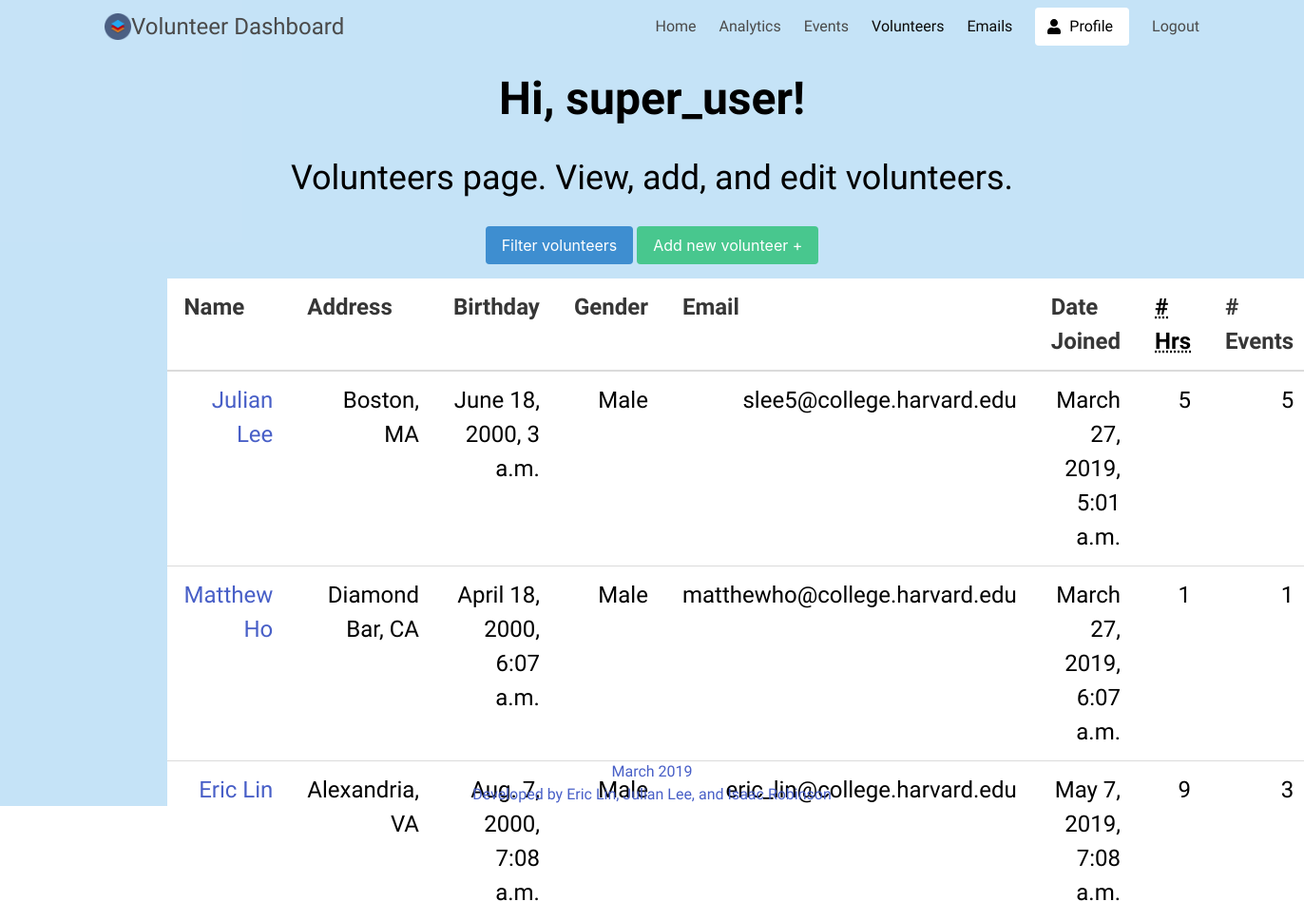
/volunteers/volunteers/ (signed in), run on the app's committed database.
### users/models.py (models this page shows, shortened)
class CustomUser(AbstractUser):
    first_name = models.CharField(max_length=30)
    last_name = models.CharField(max_length=30)
    REQUIRED_FIELDS = ['first_name', 'last_name', 'email']

### volunteers/models.py (models this page shows, shortened)
class Volunteer(models.Model):		# To store volunteers
	name = models.CharField(max_length=256)
	address = models.CharField(max_length=256)
	birthday = models.DateTimeField(default=timezone.now)	# default is today
	gender = models.CharField(max_length=16)
	email = models.EmailField()
	date_joined = models.DateTimeField(default=timezone.now)  # keeps track of when they joined
	num_hours = models.IntegerField(default=0)
	num_events = models.IntegerField(default=0)

### volunteers/views.py (the view)
# urls.py: path('volunteers/', views.index, name='volunteers'),		# path for volunteer view
def index(request):
	if request.method == "GET":
		volunteers = Volunteer.objects.values()
		context = {
			'volunteers': volunteers,
		}
		return render(request, 'volunteers.html', context)
	elif request.method == "POST":
		print("POST request volunteer")

### templates/volunteers.html (shortened to what this page needs)
{% extends 'base.html' %}
{% block content %}
  {% if user.is_authenticated %}
    <section class="hero">
      <div class="hero-body">
            <h1>
              Hi, {{ user.username }}!
            </h1>
            <h2>
              Volunteers page. View, add, and edit volunteers.
            </h2>
        <div class="container has-text-centered">
            <a href="{% url 'filter_volunteers' %}">
              <br>
              <button class="button is-info">
                Filter volunteers
              </button>
            </a>
            <a href="{% url 'add_volunteer' %}">
              <button class="button is-success">
                Add new volunteer +
              </button>
            </a>
        </div>
            <table class="table">
              <thead>
                <tr>
                  <th> Name </th>
                  <th> Address </th>
                  <th> Birthday </th>
                  <th> Gender </th>
                  <th> Email </th>
                  <th> Date Joined </th>
                  <th> <abbr title="Total hours volunteered"> # Hrs </abbr> </th>
                  <th> <abbr title="Number of events attended"> </abbr> # Events </th>
                </tr>
              </thead>
              <tbody>
                {% for volunteer in volunteers %}
                  <tr>
                    <td><a href="{% url 'edit_volunteer' %}?id={{volunteer.id}}"> {{volunteer.name}} </a></td>
                    <td> {{volunteer.address}} </td>
                    <td> {{volunteer.birthday}} </td>
                    <td> {{volunteer.gender}} </td>
                    <td> {{volunteer.email}} </td>
                    <td> {{volunteer.date_joined}} </td>
                    <td> {{volunteer.num_hours}} </td>
                    <td> {{volunteer.num_events}} </td>
                  </tr>
                {% endfor %}
              </tbody>
            </table>
      </div>
      <div class="hero-foot is-light has-text-centered">
        <a>
          March 2019 <br>
          Developed by Eric Lin, Julian Lee, and Isaac Robinson
        </a>
      </div>
    </section>
	{% endif %}
{% endblock %}

### static/css/styles.css (style rules this page uses)
table { border-collapse: collapse; border: 0px; font-family: Verdana; color: #5c5558; font-size: 12px; text-align: right; }
td { padding-left: 10px; }
.hero-body { height: 100vh; width: 100vw; }

### templates/base.html (style rules this page uses)
* { font-family: 'Didact Gothic', sans-serif; color: black; }
body { height: 100%; margin : 0; }

### templates/volunteers.html (style rules this page uses)
.hero-body { text-align: center; }
* { font-family: 'Didact Gothic', sans-serif; color: black; }
h1 { margin: 10px; padding: 10px; font-size: 48px; text-align: center; font-weight: 900; }
h2 { text-align: center; font-size: 36px; font-weight: 400; }
table { width: 80%; height: 70vh; margin-left: 10%; margin-right: 10%; margin-top: 15px; }
td, th { font-size: 24px; }

### data on the page
CustomUser: username "super_user"
Volunteer: name "Julian Lee", address "Boston, MA", birthday "June 18, 2000, 3 a.m.", gender "Male", email "slee5@college.harvard.edu", date_joined "March 27, 2019, 5:01 a.m.", num_hours "5", num_events "5"
Volunteer: name "Matthew Ho", address "Diamond Bar, CA", birthday "April 18, 2000, 6:07 a.m.", gender "Male", email "matthewho@college.harvard.edu", date_joined "March 27, 2019, 6:07 a.m.", num_hours "1", num_events "1"
Volunteer: name "Eric Lin", address "Alexandria, VA", birthday "Aug. 7, 2000, 7:08 a.m.", gender "Male", email "eric_lin@college.harvard.edu", date_joined "May 7, 2019, 7:08 a.m.", num_hours "9", num_events "3"
